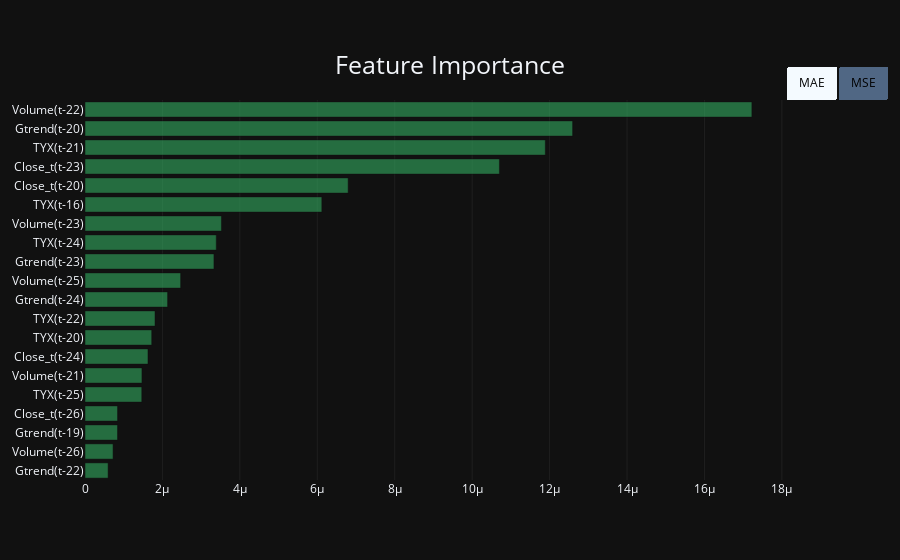

Notebook code for this chart:
### Code cell
lstm_idf = get_importance_df(lstm_model, dsets[cc], timesteps)
figi = plot_importance(lstm_idf)
#fig.update_layout(width=750, height=500)
figi.show()

### Figure 1 — Plotly figure (JSON) as saved in the notebook; plotly's stock layout.template omitted (floating-point values rounded to 4 significant figures)
{"data": [{"marker": {"color": "rgba(50, 171, 96, 0.6)"}, "name": "mae", "orientation": "h", "type": "bar", "visible": false, "x": [8.405e-06, 9.009e-06, 9.565e-06, 9.923e-06, 1.027e-05, 1.234e-05, 1.525e-05, 1.845e-05, 2.256e-05, 2.569e-05, 3.064e-05, 4.295e-05, 5.083e-05, 6.588e-05, 9.799e-05, 0.0001307, 0.0001309, 0.0001595, 0.0001827, 0.000203], "y": ["Gtrend(t-26)", "TYX(t-25)", "Close_t(t-19)", "Volume(t-21)", "Gtrend(t-22)", "Close_t(t-26)", "TYX(t-24)", "Close_t(t-24)", "TYX(t-20)", "TYX(t-22)", "Volume(t-25)", "Gtrend(t-24)", "Volume(t-23)", "Close_t(t-20)", "Gtrend(t-23)", "TYX(t-16)", "Close_t(t-23)", "TYX(t-21)", "Gtrend(t-20)", "Volume(t-22)"]}, {"marker": {"color": "rgba(50, 171, 96, 0.6)"}, "name": "mse", "orientation": "h", "type": "bar", "visible": true, "x": [5.966e-07, 7.247e-07, 8.403e-07, 8.408e-07, 1.467e-06, 1.471e-06, 1.627e-06, 1.723e-06, 1.808e-06, 2.133e-06, 2.47e-06, 3.331e-06, 3.391e-06, 3.524e-06, 6.117e-06, 6.797e-06, 1.07e-05, 1.189e-05, 1.259e-05, 1.723e-05], "y": ["Gtrend(t-22)", "Volume(t-26)", "Gtrend(t-19)", "Close_t(t-26)", "TYX(t-25)", "Volume(t-21)", "Close_t(t-24)", "TYX(t-20)", "TYX(t-22)", "Gtrend(t-24)", "Volume(t-25)", "Gtrend(t-23)", "TYX(t-24)", "Volume(t-23)", "TYX(t-16)", "Close_t(t-20)", "Close_t(t-23)", "TYX(t-21)", "Gtrend(t-20)", "Volume(t-22)"]}], "layout": {"autosize": true, "title": {"font": {"size": 25}, "text": "Feature Importance", "x": 0.5, "xanchor": "center", "y": 0.9, "yanchor": "top"}, "updatemenus": [{"active": 0, "buttons": [{"args": [{"visible": [true, false]}], "label": "MAE", "method": "update"}, {"args": [{"visible": [false, true]}], "label": "MSE", "method": "update"}], "direction": "left", "font": {"color": "black"}, "type": "buttons", "x": 1, "xanchor": "left", "y": 1, "yanchor": "bottom"}], "xaxis": {"gridcolor": "DarkGrey", "gridwidth": 0.1, "showgrid": true}, "yaxis": {"tickmode": "linear"}}}
